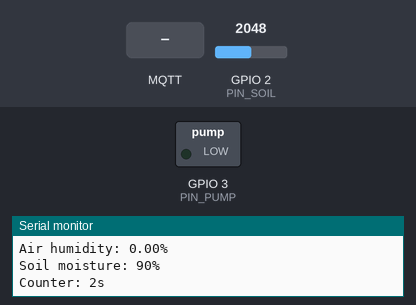
This sketch was run on a simulated ESP32. Shown: switched loads named in the sketch (green lamp = pin HIGH), the last lines printed to the serial monitor. The inputs (shaded band) are chosen by the test bench; at power-on: GPIO 2 (PIN_SOIL) = 2048. WiFi joins after 1.5 s; servers stay silent unless stated; no MQTT or app messages arrive unless stated.

Above: at 2.7 s.
2.8 s: MQTT message "on" arrives on the first subscribed topic
At 3.9 s:
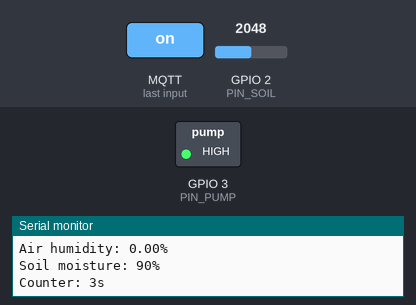
4.3 s: MQTT message "off" arrives on the first subscribed topic
At 5.1 s:
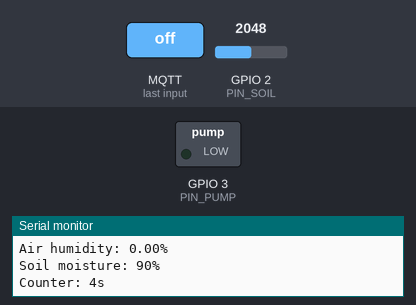
Timing chart, 0 to 7.3 s (numbered marks = the images above; inputs shaded):
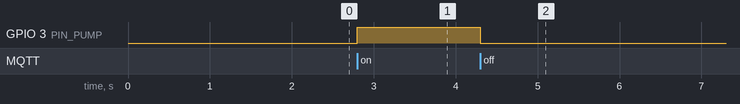

The sketch:

iot-gardening-station-arduino.ino
```cpp
#include "env.h"
#include <WiFi.h>
#include <PubSubClient.h>
#include <Wire.h>
#include <AHT20.h>

#define DEVICE 1

const char* ssid = env_ssid;
const char* password = env_password;
const char* mqtt_server = env_mqtt_server;
const char* mqtt_topic = env_mqtt_topic;

WiFiClient espClient;
PubSubClient client(espClient);
long lastMsg = 0;
char msg[50];
int value = 0;

AHT20 AHT;
#define PIN_SOIL D1
#define PIN_PUMP D2

int rawADC;
int moistureThreshold = 50;
long moistureAvr = 0;
long moistureReadingCounter = 0;
long lastNotification = 0;

// node-red commands
String nodeOutputSting = mqtt_topic + String(DEVICE) + "/output";
const char* nodeOutput = nodeOutputSting.c_str();
String nodeTemperatureString = mqtt_topic + String(DEVICE) + "/temperature";
const char* nodeTemperature = nodeTemperatureString.c_str();
String nodeHumidityString = mqtt_topic + String(DEVICE) + "/humidity";
const char* nodeHumidity = nodeHumidityString.c_str();
String nodeMoistureString = mqtt_topic + String(DEVICE) + "/moisture";
const char* nodeMoisture = nodeMoistureString.c_str();

void setup() {
  Serial.begin(115200);

  setup_wifi();
  client.setServer(mqtt_server, 1883);
  client.setCallback(callback);

  pinMode(PIN_PUMP, OUTPUT);
  pinMode(PIN_SOIL, INPUT);
  AHT.begin();
}

void setup_wifi() {
  delay(10);
  Serial.println();
  Serial.print("Connecting to ");
  Serial.println(ssid);
  WiFi.begin(ssid, password);

  while (WiFi.status() != WL_CONNECTED) {
    delay(500);
    Serial.print(".");
  }

  Serial.println("");
  Serial.println("WiFi connected");
  Serial.println("IP address: ");
  Serial.println(WiFi.localIP());
}

void callback(char* topic, byte* message, unsigned int length) {

  Serial.print("Message arrived on topic: ");
  Serial.print(topic);
  Serial.print(". Message: ");
  String messageTemp;

  for (int i = 0; i < length; i++) {
    Serial.print((char)message[i]);
    messageTemp += (char)message[i];
  }

  if (String(topic) == nodeOutput) {
    Serial.print("Changing output to ");
    if(messageTemp == "on"){
      Serial.println("on");
      digitalWrite(PIN_PUMP, HIGH);
    }
    else if(messageTemp == "off"){
      Serial.println("off");
      digitalWrite(PIN_PUMP, LOW);
    }
  }
}

void reconnect() {
  while (!client.connected()) {
    Serial.print("Attempting MQTT connection...");

    if (client.connect("ESP8266Client")) {
      Serial.println("connected");
      client.subscribe(nodeOutput);
    } else {
      Serial.print("failed, rc=");
      Serial.print(client.state());
      Serial.println(" try again in 5 seconds");
      delay(5000);
    }
  }
}

void loop() {
  if (!client.connected()) {
    reconnect();
  }

  client.loop();
  long now = millis();

  if (now - lastMsg > 1000) {
    lastMsg = now;

    // Temperature and humidity
    float humi, temp;
    int ret = AHT.getSensor(&humi, &temp);
    humi = humi * 100;

    char tempString[8];
    dtostrf(temp, 1, 2, tempString);
    Serial.println("Temperature: " + String(temp) + "°C");
    client.publish(nodeTemperature, tempString);

    char humString[8];
    dtostrf(humi, 1, 2, humString);
    Serial.println("Air humidity: " + String(humi) + "%");
    client.publish(nodeHumidity, humString);

    // Soil moisture
    rawADC = analogRead(PIN_SOIL);
    int moistPct = map(rawADC, 2500, 2000, 0, 100);
    if (moistPct > 100) {
      moistPct = 100;
    } else if (moistPct < 0) {
      moistPct = 0;
    }
    Serial.println("Soil moisture: " + String(moistPct) + "%");
    moistureReadingCounter++;
    moistureAvr = moistureAvr + moistPct;

    char moistPctString[8];
    dtostrf(moistPct, 1, 2, moistPctString);
    client.publish(nodeMoisture, moistPctString);

    Serial.println("Counter: " + String(moistureReadingCounter) + "s");
    Serial.println("");

    // take moisture reading for 2 minutes and calculate average
    if (moistureReadingCounter > 120 ) {
      moistPct = (int) (moistureAvr / moistureReadingCounter);
      Serial.println("Soil moisture average: " + String(moistPct) + "%");
      Serial.println("");
      if (moistPct < moistureThreshold ) {
        digitalWrite(PIN_PUMP, HIGH);
        delay(5000);
        digitalWrite(PIN_PUMP, LOW);
      }
      moistureReadingCounter = 0;
      moistureAvr = 0;
    }

  }
}
```

env_example.h
```cpp
const char* env_ssid = "wifi_network";
const char* env_password = "wifi_password";
const char* env_mqtt_server = "mqtt_server.com";
const char* env_mqtt_topic = "mqtt_topic";
```

Measured:
- after the input at 2.8 s, GPIO 3 (PIN_PUMP): LOW → HIGH at once
- after the input at 4.3 s, GPIO 3 (PIN_PUMP): HIGH → LOW at once
